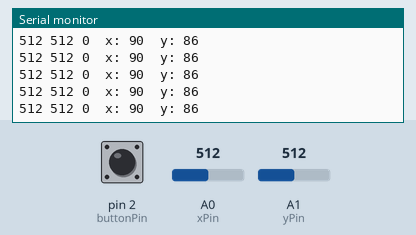
Recording of a sketch running on a simulated Arduino Uno, built with avr-gcc and run on an emulated ATmega328P. On the bench: the last lines printed to the serial monitor. Inputs (shaded band) come from the test bench; at power-on: A0 (xPin) = 512, A1 (yPin) = 512, pin 2 (buttonPin) LOW.

Above: at 1.2 s.
1.3 s: A0 (xPin) set to 558
At 2.2 s:
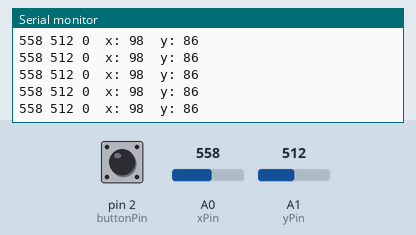
4.3 s: A0 (xPin) set to 581
At 4.9 s:
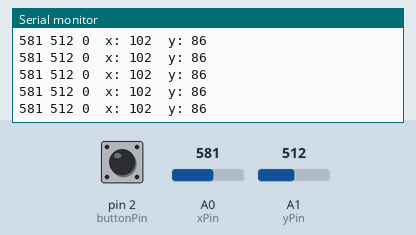
16.3 s: A1 (yPin) set to 107
At 16.9 s:
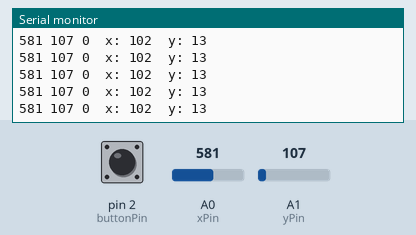
17.8 s: A1 (yPin) set to 93
At 18.8 s:
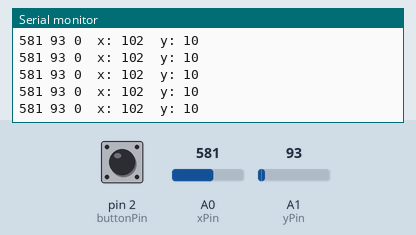
Timing chart, 0 to 20.8 s (numbered marks = the images above; inputs shaded):
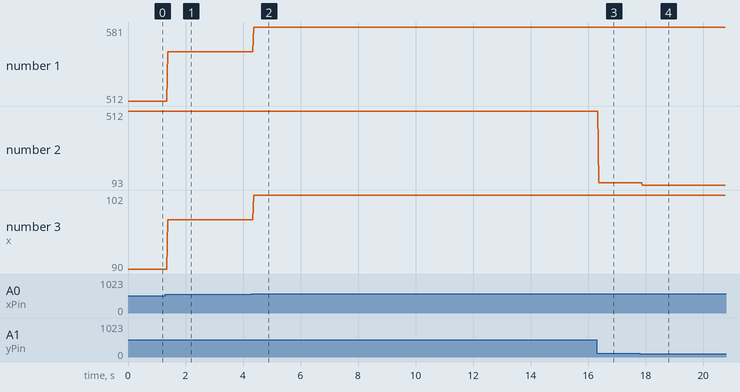

Measured:
- after the input at 1.3 s, the serial monitor: prints a new line after 0.08 s (image 1)
- after the input at 4.3 s, the serial monitor: prints a new line after 0.07 s (image 2)
- after the input at 16.3 s, the serial monitor: prints a new line after 0.07 s (image 3)
- after the input at 17.8 s, the serial monitor: prints a new line after 0.09 s (image 4)
- plotted number 1: 512 → 558 after the input at 1.3 s, 558 → 581 after the input at 4.3 s
- plotted number 2: 512 → 107 after the input at 16.3 s, 107 → 93 after the input at 17.8 s
- plotted number 3: 90 → 98 after the input at 1.3 s, 98 → 102 after the input at 4.3 s

The sketch:

Joystick_test.ino
```cpp
/*
  ReadJoystick

  yValue => left= 1023, right = 0, center = 530, this needs some correction for non-center position
  xValue => bottom= 1023, up= 0, center = 510,  x is about OK
  SM     => pressed = 1, unpressed =0;
 */
int buttonPin = 2;
int xPin= A0;
int yPin = A1;
// the setup routine runs once when you press reset:
void setup() {
  // initialize serial communication at 9600 bits per second:
  Serial.begin(9600);
}

// the loop routine runs over and over again forever:
void loop() {
  // read the input on analog pin 0:
  int xValue = analogRead(xPin);
  int yValue = analogRead(yPin);
  int buttonValue = digitalRead(buttonPin);

  // print out the values you read:
  Serial.print(xValue); Serial.print(" "); Serial.print(yValue); Serial.print(" "); Serial.print(buttonValue); Serial.print(" ");

  int xServoAngle= mapAnalogToServo(xValue);
  Serial.print(" x: "); Serial.print(xServoAngle);  Serial.print(" ");

  int yServoAngle= mapYJoystickToServo(yValue); //special function because it needs to be corrected (non-centric value)
  Serial.print(" y: ");Serial.println(yServoAngle);
  delay(5); // 20 Hz
}

//general function, used for the x
int mapAnalogToServo(int analogValue){
  int servoAngle= map(analogValue,0,1020,0,180);
  servoAngle= constrain(servoAngle,0,180);
  return servoAngle;
}

//corrected function for the y- value
int mapYJoystickToServo(int analogValue){
  int servoAngle= map(analogValue,35,1023,0,180); //correct for the non-center place of the yJoystick
  servoAngle= constrain(servoAngle,0,180);
  return servoAngle;
}
```
